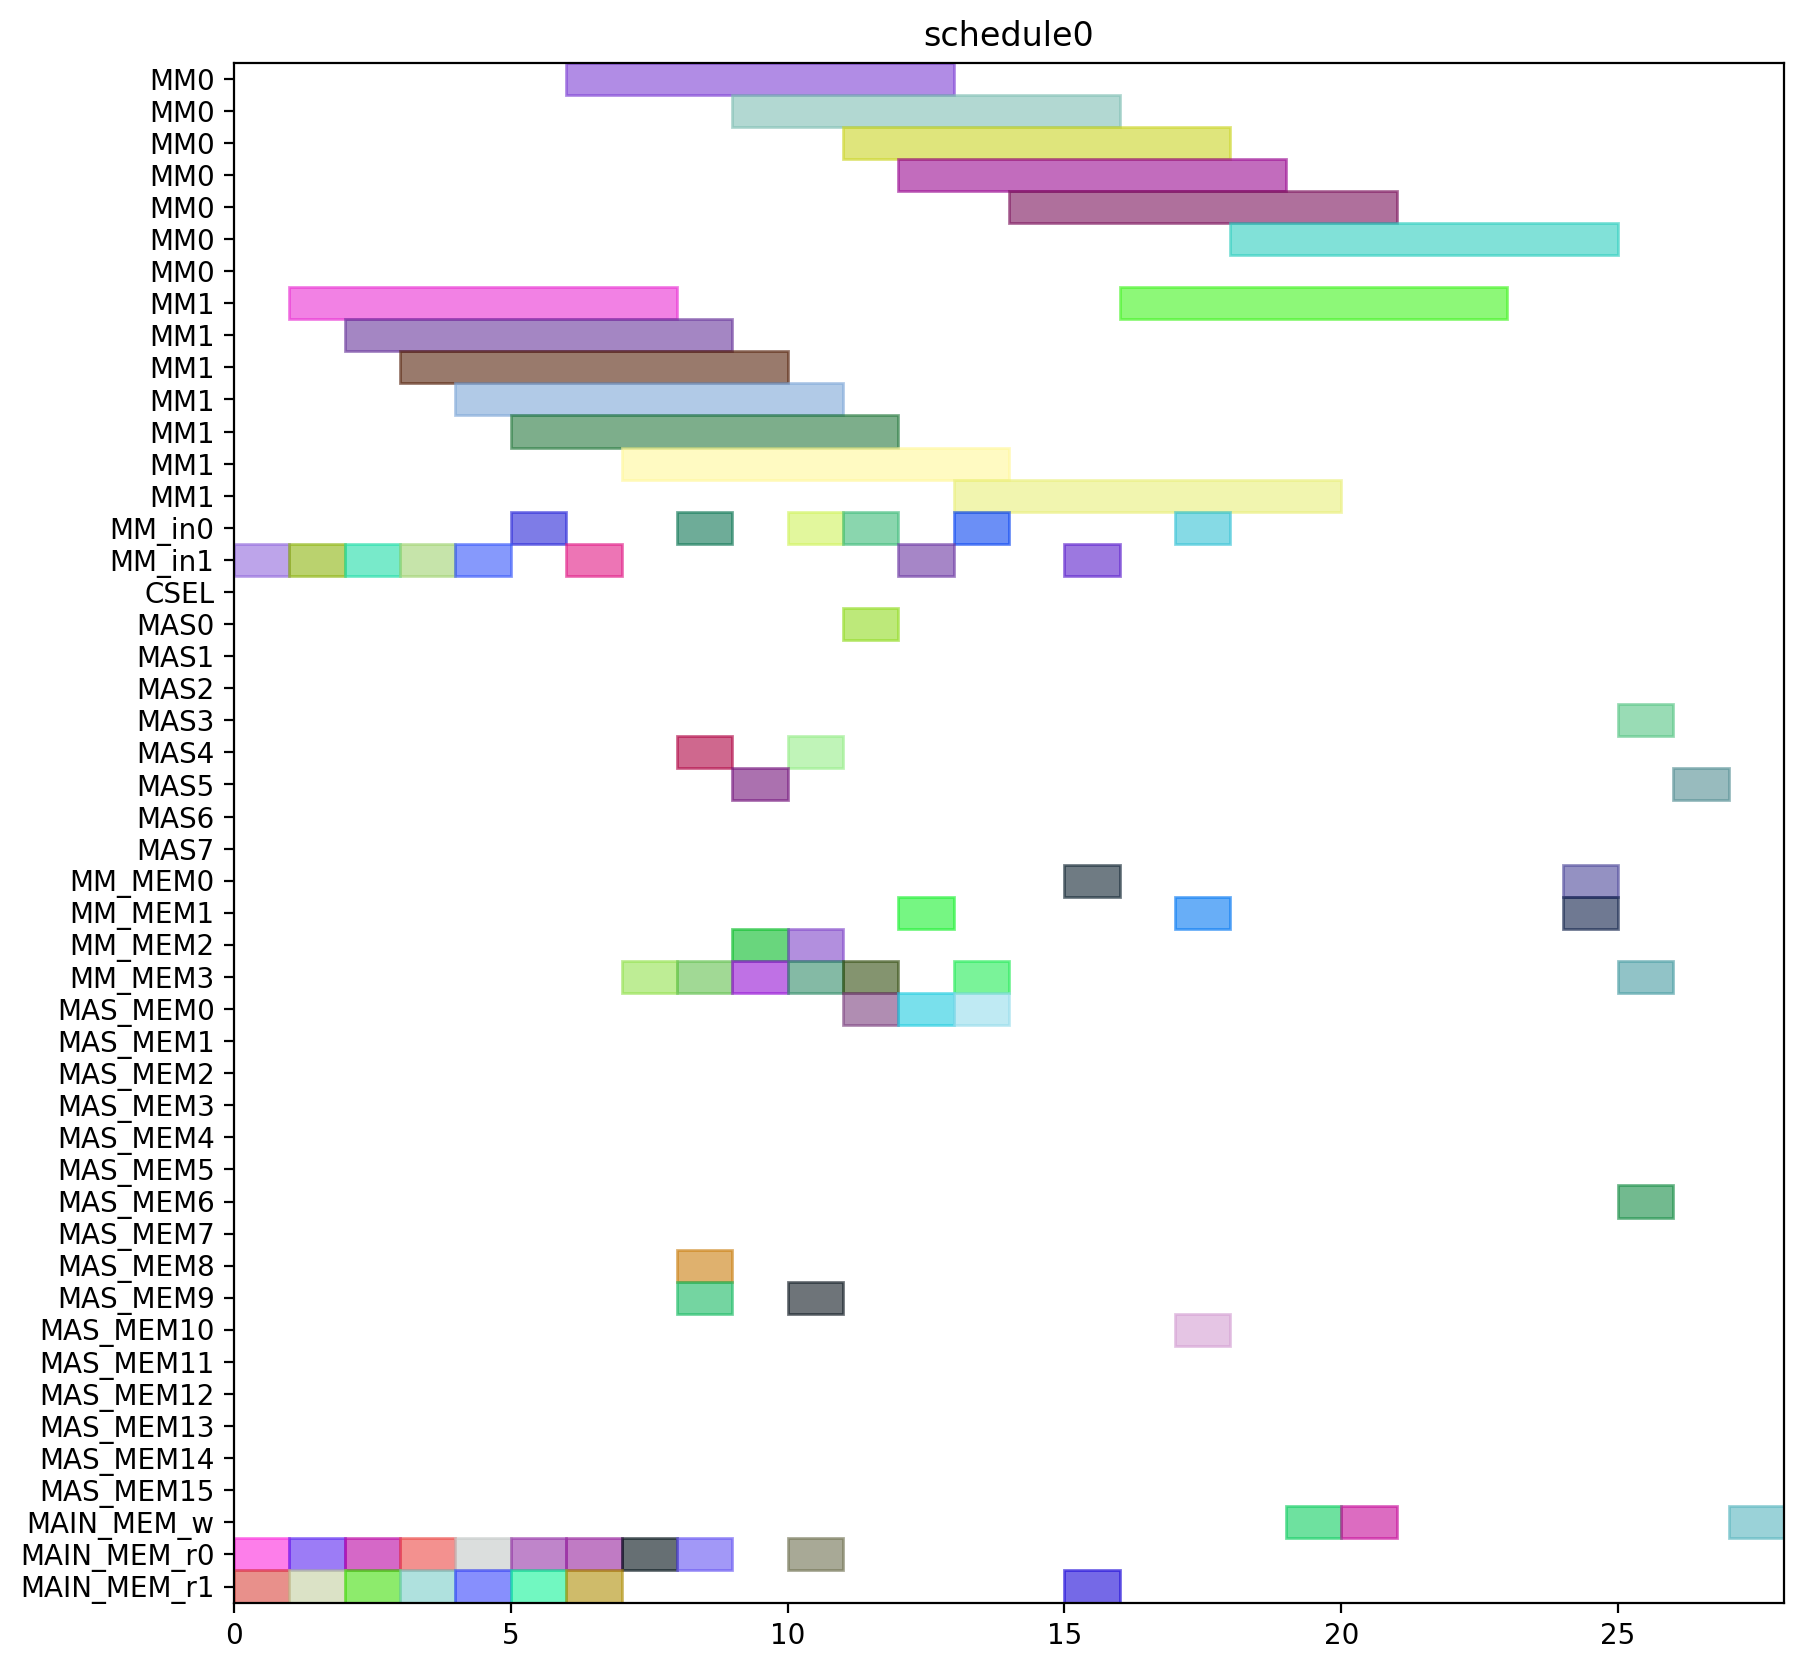

This chart was generated by the following Python code:
from pyschedule import Scenario, solvers, plotters, alt


def solve():
	horizon = 120
	S = Scenario("schedule0", horizon=horizon)

	# resource
	MM = S.Resources('MM', num=2, size=7)
	MM_in = S.Resources('MM_in', num=2)
	CSEL = S.Resource('CSEL')
	MAS = S.Resources('MAS', num=8, size=1, periods=range(1, horizon))
	MM_MEM = S.Resources('MM_MEM', num=4)
	MAS_MEM = S.Resources('MAS_MEM', num=16)
	MAIN_MEM_w = S.Resource('MAIN_MEM_w', size=1)
	MAIN_MEM_r = S.Resources('MAIN_MEM_r', num=2)

	# result of previous scheduling

	# new tasks
	r1 = S.Task('r1', length=7, delay_cost=1)
	r1 += alt(MM)
	r1_in = S.Task('r1_in', length=1, delay_cost=1)
	r1_in += alt(MM_in)
	S += r1_in*MM_in[0]<=r1*MM[0]
	S += r1_in*MM_in[1]<=r1*MM[1]
	r1_mem0 = S.Task('r1_mem0', length=1, delay_cost=1)
	r1_mem0 += MAIN_MEM_r[0]
	S += r1_mem0 <= r1

	r1_mem1 = S.Task('r1_mem1', length=1, delay_cost=1)
	r1_mem1 += MAIN_MEM_r[1]
	S += r1_mem1 <= r1

	r3 = S.Task('r3', length=7, delay_cost=1)
	r3 += alt(MM)
	r3_in = S.Task('r3_in', length=1, delay_cost=1)
	r3_in += alt(MM_in)
	S += r3_in*MM_in[0]<=r3*MM[0]
	S += r3_in*MM_in[1]<=r3*MM[1]
	r3_mem0 = S.Task('r3_mem0', length=1, delay_cost=1)
	r3_mem0 += MAIN_MEM_r[0]
	S += r3_mem0 <= r3

	r3_mem1 = S.Task('r3_mem1', length=1, delay_cost=1)
	r3_mem1 += MAIN_MEM_r[1]
	S += r3_mem1 <= r3

	r4 = S.Task('r4', length=7, delay_cost=1)
	r4 += alt(MM)
	r4_in = S.Task('r4_in', length=1, delay_cost=1)
	r4_in += alt(MM_in)
	S += r4_in*MM_in[0]<=r4*MM[0]
	S += r4_in*MM_in[1]<=r4*MM[1]
	r4_mem0 = S.Task('r4_mem0', length=1, delay_cost=1)
	r4_mem0 += MAIN_MEM_r[0]
	S += r4_mem0 <= r4

	r4_mem1 = S.Task('r4_mem1', length=1, delay_cost=1)
	r4_mem1 += MAIN_MEM_r[1]
	S += r4_mem1 <= r4

	r5 = S.Task('r5', length=7, delay_cost=1)
	r5 += alt(MM)
	r5_in = S.Task('r5_in', length=1, delay_cost=1)
	r5_in += alt(MM_in)
	S += r5_in*MM_in[0]<=r5*MM[0]
	S += r5_in*MM_in[1]<=r5*MM[1]
	r5_mem0 = S.Task('r5_mem0', length=1, delay_cost=1)
	r5_mem0 += MAIN_MEM_r[0]
	S += r5_mem0 <= r5

	r5_mem1 = S.Task('r5_mem1', length=1, delay_cost=1)
	r5_mem1 += MAIN_MEM_r[1]
	S += r5_mem1 <= r5

	r6 = S.Task('r6', length=7, delay_cost=1)
	r6 += alt(MM)
	r6_in = S.Task('r6_in', length=1, delay_cost=1)
	r6_in += alt(MM_in)
	S += r6_in*MM_in[0]<=r6*MM[0]
	S += r6_in*MM_in[1]<=r6*MM[1]
	r6_mem0 = S.Task('r6_mem0', length=1, delay_cost=1)
	r6_mem0 += MAIN_MEM_r[0]
	S += r6_mem0 <= r6

	r6_mem1 = S.Task('r6_mem1', length=1, delay_cost=1)
	r6_mem1 += MAIN_MEM_r[1]
	S += r6_mem1 <= r6

	r12 = S.Task('r12', length=7, delay_cost=1)
	r12 += alt(MM)
	r12_in = S.Task('r12_in', length=1, delay_cost=1)
	r12_in += alt(MM_in)
	S += r12_in*MM_in[0]<=r12*MM[0]
	S += r12_in*MM_in[1]<=r12*MM[1]
	r12_mem0 = S.Task('r12_mem0', length=1, delay_cost=1)
	r12_mem0 += MAIN_MEM_r[0]
	S += r12_mem0 <= r12

	r12_mem1 = S.Task('r12_mem1', length=1, delay_cost=1)
	r12_mem1 += MAIN_MEM_r[1]
	S += r12_mem1 <= r12

	r13 = S.Task('r13', length=7, delay_cost=1)
	r13 += alt(MM)
	r13_in = S.Task('r13_in', length=1, delay_cost=1)
	r13_in += alt(MM_in)
	S += r13_in*MM_in[0]<=r13*MM[0]
	S += r13_in*MM_in[1]<=r13*MM[1]
	r13_mem0 = S.Task('r13_mem0', length=1, delay_cost=1)
	r13_mem0 += MAIN_MEM_r[0]
	S += r13_mem0 <= r13

	r13_mem1 = S.Task('r13_mem1', length=1, delay_cost=1)
	r13_mem1 += MAIN_MEM_r[1]
	S += r13_mem1 <= r13

	r2 = S.Task('r2', length=1, delay_cost=1)
	r2 += alt(MAS)
	r2_mem0 = S.Task('r2_mem0', length=1, delay_cost=1)
	r2_mem0 += alt(MM_MEM)
	S += (r1*MM[0])-1 < r2_mem0*MM_MEM[0]
	S += (r1*MM[1])-1 < r2_mem0*MM_MEM[2]
	S += r2_mem0 <= r2

	r2_mem1 = S.Task('r2_mem1', length=1, delay_cost=1)
	r2_mem1 += alt(MM_MEM)
	S += (r1*MM[0])-1 < r2_mem1*MM_MEM[1]
	S += (r1*MM[1])-1 < r2_mem1*MM_MEM[3]
	S += r2_mem1 <= r2

	r7 = S.Task('r7', length=1, delay_cost=1)
	r7 += alt(MAS)
	r7_mem0 = S.Task('r7_mem0', length=1, delay_cost=1)
	r7_mem0 += alt(MM_MEM)
	S += (r5*MM[0])-1 < r7_mem0*MM_MEM[0]
	S += (r5*MM[1])-1 < r7_mem0*MM_MEM[2]
	S += r7_mem0 <= r7

	r7_mem1 = S.Task('r7_mem1', length=1, delay_cost=1)
	r7_mem1 += alt(MM_MEM)
	S += (r6*MM[0])-1 < r7_mem1*MM_MEM[1]
	S += (r6*MM[1])-1 < r7_mem1*MM_MEM[3]
	S += r7_mem1 <= r7

	r8 = S.Task('r8', length=1, delay_cost=1)
	r8 += alt(MAS)
	r8_mem0 = S.Task('r8_mem0', length=1, delay_cost=1)
	r8_mem0 += MAIN_MEM_r[0]
	S += r8_mem0 <= r8

	r8_mem1 = S.Task('r8_mem1', length=1, delay_cost=1)
	r8_mem1 += alt(MM_MEM)
	S += (r4*MM[0])-1 < r8_mem1*MM_MEM[1]
	S += (r4*MM[1])-1 < r8_mem1*MM_MEM[3]
	S += r8_mem1 <= r8

	r10 = S.Task('r10', length=1, delay_cost=1)
	r10 += alt(MAS)
	r10_mem0 = S.Task('r10_mem0', length=1, delay_cost=1)
	r10_mem0 += MAIN_MEM_r[0]
	S += r10_mem0 <= r10

	r10_mem1 = S.Task('r10_mem1', length=1, delay_cost=1)
	r10_mem1 += alt(MM_MEM)
	S += (r4*MM[0])-1 < r10_mem1*MM_MEM[1]
	S += (r4*MM[1])-1 < r10_mem1*MM_MEM[3]
	S += r10_mem1 <= r10

	r9 = S.Task('r9', length=7, delay_cost=1)
	r9 += alt(MM)
	r9_in = S.Task('r9_in', length=1, delay_cost=1)
	r9_in += alt(MM_in)
	S += r9_in*MM_in[0]<=r9*MM[0]
	S += r9_in*MM_in[1]<=r9*MM[1]
	r9_mem0 = S.Task('r9_mem0', length=1, delay_cost=1)
	r9_mem0 += MAIN_MEM_r[0]
	S += r9_mem0 <= r9

	r9_mem1 = S.Task('r9_mem1', length=1, delay_cost=1)
	r9_mem1 += alt(MAS_MEM)
	S += (r7*MAS[0])-1 < r9_mem1*MAS_MEM[1]
	S += (r7*MAS[1])-1 < r9_mem1*MAS_MEM[3]
	S += (r7*MAS[2])-1 < r9_mem1*MAS_MEM[5]
	S += (r7*MAS[3])-1 < r9_mem1*MAS_MEM[7]
	S += (r7*MAS[4])-1 < r9_mem1*MAS_MEM[9]
	S += (r7*MAS[5])-1 < r9_mem1*MAS_MEM[11]
	S += (r7*MAS[6])-1 < r9_mem1*MAS_MEM[13]
	S += (r7*MAS[7])-1 < r9_mem1*MAS_MEM[15]
	S += r9_mem1 <= r9

	r11 = S.Task('r11', length=7, delay_cost=1)
	r11 += alt(MM)
	r11_in = S.Task('r11_in', length=1, delay_cost=1)
	r11_in += alt(MM_in)
	S += r11_in*MM_in[0]<=r11*MM[0]
	S += r11_in*MM_in[1]<=r11*MM[1]
	r11_mem0 = S.Task('r11_mem0', length=1, delay_cost=1)
	r11_mem0 += alt(MAS_MEM)
	S += (r10*MAS[0])-1 < r11_mem0*MAS_MEM[0]
	S += (r10*MAS[1])-1 < r11_mem0*MAS_MEM[2]
	S += (r10*MAS[2])-1 < r11_mem0*MAS_MEM[4]
	S += (r10*MAS[3])-1 < r11_mem0*MAS_MEM[6]
	S += (r10*MAS[4])-1 < r11_mem0*MAS_MEM[8]
	S += (r10*MAS[5])-1 < r11_mem0*MAS_MEM[10]
	S += (r10*MAS[6])-1 < r11_mem0*MAS_MEM[12]
	S += (r10*MAS[7])-1 < r11_mem0*MAS_MEM[14]
	S += r11_mem0 <= r11

	r11_mem1 = S.Task('r11_mem1', length=1, delay_cost=1)
	r11_mem1 += alt(MAS_MEM)
	S += (r10*MAS[0])-1 < r11_mem1*MAS_MEM[1]
	S += (r10*MAS[1])-1 < r11_mem1*MAS_MEM[3]
	S += (r10*MAS[2])-1 < r11_mem1*MAS_MEM[5]
	S += (r10*MAS[3])-1 < r11_mem1*MAS_MEM[7]
	S += (r10*MAS[4])-1 < r11_mem1*MAS_MEM[9]
	S += (r10*MAS[5])-1 < r11_mem1*MAS_MEM[11]
	S += (r10*MAS[6])-1 < r11_mem1*MAS_MEM[13]
	S += (r10*MAS[7])-1 < r11_mem1*MAS_MEM[15]
	S += r11_mem1 <= r11

	PX_new = S.Task('PX_new', length=7, delay_cost=1)
	PX_new += alt(MM)
	PX_new_in = S.Task('PX_new_in', length=1, delay_cost=1)
	PX_new_in += alt(MM_in)
	S += PX_new_in*MM_in[0]<=PX_new*MM[0]
	S += PX_new_in*MM_in[1]<=PX_new*MM[1]
	S += 0<PX_new

	PX_new_w = S.Task('PX_new_w', length=1, delay_cost=1)
	PX_new_w += alt(MAIN_MEM_w)
	S += PX_new <= PX_new_w

	PX_new_mem0 = S.Task('PX_new_mem0', length=1, delay_cost=1)
	PX_new_mem0 += alt(MAS_MEM)
	S += (r2*MAS[0])-1 < PX_new_mem0*MAS_MEM[0]
	S += (r2*MAS[1])-1 < PX_new_mem0*MAS_MEM[2]
	S += (r2*MAS[2])-1 < PX_new_mem0*MAS_MEM[4]
	S += (r2*MAS[3])-1 < PX_new_mem0*MAS_MEM[6]
	S += (r2*MAS[4])-1 < PX_new_mem0*MAS_MEM[8]
	S += (r2*MAS[5])-1 < PX_new_mem0*MAS_MEM[10]
	S += (r2*MAS[6])-1 < PX_new_mem0*MAS_MEM[12]
	S += (r2*MAS[7])-1 < PX_new_mem0*MAS_MEM[14]
	S += PX_new_mem0 <= PX_new

	PX_new_mem1 = S.Task('PX_new_mem1', length=1, delay_cost=1)
	PX_new_mem1 += alt(MM_MEM)
	S += (r12*MM[0])-1 < PX_new_mem1*MM_MEM[1]
	S += (r12*MM[1])-1 < PX_new_mem1*MM_MEM[3]
	S += PX_new_mem1 <= PX_new

	r14 = S.Task('r14', length=7, delay_cost=1)
	r14 += alt(MM)
	r14_in = S.Task('r14_in', length=1, delay_cost=1)
	r14_in += alt(MM_in)
	S += r14_in*MM_in[0]<=r14*MM[0]
	S += r14_in*MM_in[1]<=r14*MM[1]
	r14_mem0 = S.Task('r14_mem0', length=1, delay_cost=1)
	r14_mem0 += alt(MAS_MEM)
	S += (r2*MAS[0])-1 < r14_mem0*MAS_MEM[0]
	S += (r2*MAS[1])-1 < r14_mem0*MAS_MEM[2]
	S += (r2*MAS[2])-1 < r14_mem0*MAS_MEM[4]
	S += (r2*MAS[3])-1 < r14_mem0*MAS_MEM[6]
	S += (r2*MAS[4])-1 < r14_mem0*MAS_MEM[8]
	S += (r2*MAS[5])-1 < r14_mem0*MAS_MEM[10]
	S += (r2*MAS[6])-1 < r14_mem0*MAS_MEM[12]
	S += (r2*MAS[7])-1 < r14_mem0*MAS_MEM[14]
	S += r14_mem0 <= r14

	r14_mem1 = S.Task('r14_mem1', length=1, delay_cost=1)
	r14_mem1 += alt(MM_MEM)
	S += (r3*MM[0])-1 < r14_mem1*MM_MEM[1]
	S += (r3*MM[1])-1 < r14_mem1*MM_MEM[3]
	S += r14_mem1 <= r14

	Z1_new = S.Task('Z1_new', length=7, delay_cost=1)
	Z1_new += alt(MM)
	Z1_new_in = S.Task('Z1_new_in', length=1, delay_cost=1)
	Z1_new_in += alt(MM_in)
	S += Z1_new_in*MM_in[0]<=Z1_new*MM[0]
	S += Z1_new_in*MM_in[1]<=Z1_new*MM[1]
	S += 0<Z1_new

	Z1_new_w = S.Task('Z1_new_w', length=1, delay_cost=1)
	Z1_new_w += alt(MAIN_MEM_w)
	S += Z1_new <= Z1_new_w

	Z1_new_mem0 = S.Task('Z1_new_mem0', length=1, delay_cost=1)
	Z1_new_mem0 += alt(MAS_MEM)
	S += (r2*MAS[0])-1 < Z1_new_mem0*MAS_MEM[0]
	S += (r2*MAS[1])-1 < Z1_new_mem0*MAS_MEM[2]
	S += (r2*MAS[2])-1 < Z1_new_mem0*MAS_MEM[4]
	S += (r2*MAS[3])-1 < Z1_new_mem0*MAS_MEM[6]
	S += (r2*MAS[4])-1 < Z1_new_mem0*MAS_MEM[8]
	S += (r2*MAS[5])-1 < Z1_new_mem0*MAS_MEM[10]
	S += (r2*MAS[6])-1 < Z1_new_mem0*MAS_MEM[12]
	S += (r2*MAS[7])-1 < Z1_new_mem0*MAS_MEM[14]
	S += Z1_new_mem0 <= Z1_new

	Z1_new_mem1 = S.Task('Z1_new_mem1', length=1, delay_cost=1)
	Z1_new_mem1 += alt(MM_MEM)
	S += (r13*MM[0])-1 < Z1_new_mem1*MM_MEM[1]
	S += (r13*MM[1])-1 < Z1_new_mem1*MM_MEM[3]
	S += Z1_new_mem1 <= Z1_new

	r15 = S.Task('r15', length=7, delay_cost=1)
	r15 += alt(MM)
	r15_in = S.Task('r15_in', length=1, delay_cost=1)
	r15_in += alt(MM_in)
	S += r15_in*MM_in[0]<=r15*MM[0]
	S += r15_in*MM_in[1]<=r15*MM[1]
	r15_mem0 = S.Task('r15_mem0', length=1, delay_cost=1)
	r15_mem0 += alt(MAS_MEM)
	S += (r8*MAS[0])-1 < r15_mem0*MAS_MEM[0]
	S += (r8*MAS[1])-1 < r15_mem0*MAS_MEM[2]
	S += (r8*MAS[2])-1 < r15_mem0*MAS_MEM[4]
	S += (r8*MAS[3])-1 < r15_mem0*MAS_MEM[6]
	S += (r8*MAS[4])-1 < r15_mem0*MAS_MEM[8]
	S += (r8*MAS[5])-1 < r15_mem0*MAS_MEM[10]
	S += (r8*MAS[6])-1 < r15_mem0*MAS_MEM[12]
	S += (r8*MAS[7])-1 < r15_mem0*MAS_MEM[14]
	S += r15_mem0 <= r15

	r15_mem1 = S.Task('r15_mem1', length=1, delay_cost=1)
	r15_mem1 += alt(MM_MEM)
	S += (r9*MM[0])-1 < r15_mem1*MM_MEM[1]
	S += (r9*MM[1])-1 < r15_mem1*MM_MEM[3]
	S += r15_mem1 <= r15

	r16 = S.Task('r16', length=7, delay_cost=1)
	r16 += alt(MM)
	r16_in = S.Task('r16_in', length=1, delay_cost=1)
	r16_in += alt(MM_in)
	S += r16_in*MM_in[0]<=r16*MM[0]
	S += r16_in*MM_in[1]<=r16*MM[1]
	r16_mem0 = S.Task('r16_mem0', length=1, delay_cost=1)
	r16_mem0 += alt(MM_MEM)
	S += (r11*MM[0])-1 < r16_mem0*MM_MEM[0]
	S += (r11*MM[1])-1 < r16_mem0*MM_MEM[2]
	S += r16_mem0 <= r16

	r16_mem1 = S.Task('r16_mem1', length=1, delay_cost=1)
	r16_mem1 += MAIN_MEM_r[1]
	S += r16_mem1 <= r16

	r17 = S.Task('r17', length=1, delay_cost=1)
	r17 += alt(MAS)
	r17_mem0 = S.Task('r17_mem0', length=1, delay_cost=1)
	r17_mem0 += alt(MM_MEM)
	S += (r14*MM[0])-1 < r17_mem0*MM_MEM[0]
	S += (r14*MM[1])-1 < r17_mem0*MM_MEM[2]
	S += r17_mem0 <= r17

	r17_mem1 = S.Task('r17_mem1', length=1, delay_cost=1)
	r17_mem1 += alt(MM_MEM)
	S += (r15*MM[0])-1 < r17_mem1*MM_MEM[1]
	S += (r15*MM[1])-1 < r17_mem1*MM_MEM[3]
	S += r17_mem1 <= r17

	PY_new = S.Task('PY_new', length=1, delay_cost=1)
	PY_new += alt(MAS)
	S += 0<PY_new

	PY_new_w = S.Task('PY_new_w', length=1, delay_cost=1)
	PY_new_w += alt(MAIN_MEM_w)
	S += PY_new <= PY_new_w

	PY_new_mem0 = S.Task('PY_new_mem0', length=1, delay_cost=1)
	PY_new_mem0 += alt(MAS_MEM)
	S += (r17*MAS[0])-1 < PY_new_mem0*MAS_MEM[0]
	S += (r17*MAS[1])-1 < PY_new_mem0*MAS_MEM[2]
	S += (r17*MAS[2])-1 < PY_new_mem0*MAS_MEM[4]
	S += (r17*MAS[3])-1 < PY_new_mem0*MAS_MEM[6]
	S += (r17*MAS[4])-1 < PY_new_mem0*MAS_MEM[8]
	S += (r17*MAS[5])-1 < PY_new_mem0*MAS_MEM[10]
	S += (r17*MAS[6])-1 < PY_new_mem0*MAS_MEM[12]
	S += (r17*MAS[7])-1 < PY_new_mem0*MAS_MEM[14]
	S += PY_new_mem0 <= PY_new

	PY_new_mem1 = S.Task('PY_new_mem1', length=1, delay_cost=1)
	PY_new_mem1 += alt(MM_MEM)
	S += (r16*MM[0])-1 < PY_new_mem1*MM_MEM[1]
	S += (r16*MM[1])-1 < PY_new_mem1*MM_MEM[3]
	S += PY_new_mem1 <= PY_new

	solvers.mip.solve(S,msg=1,kind='CPLEX',ratio_gap=1.01)

	solution = [['hoge']*len(S.solution()[1]) for i in range(len(S.solution()))]
	for i in range(len(S.solution())):
		for j in range(len(S.solution()[i])):
			solution[i][j]=str(S.solution()[i][j])
	print(solution)

	cycles = int(solution[-1][3])

	pic_file_name = "/home/mfukuda/ABE/multiRAM_multiMAS_16mux/scheduling_result/stage7MM2_stage1MAS8/EP_YRECOVER/schedule0.png"
	if(S.solution() != []):
		plotters.matplotlib.plot(S,img_filename=pic_file_name, show_task_labels=False, fig_size=(cycles*0.25+3, 10))

	return solution
